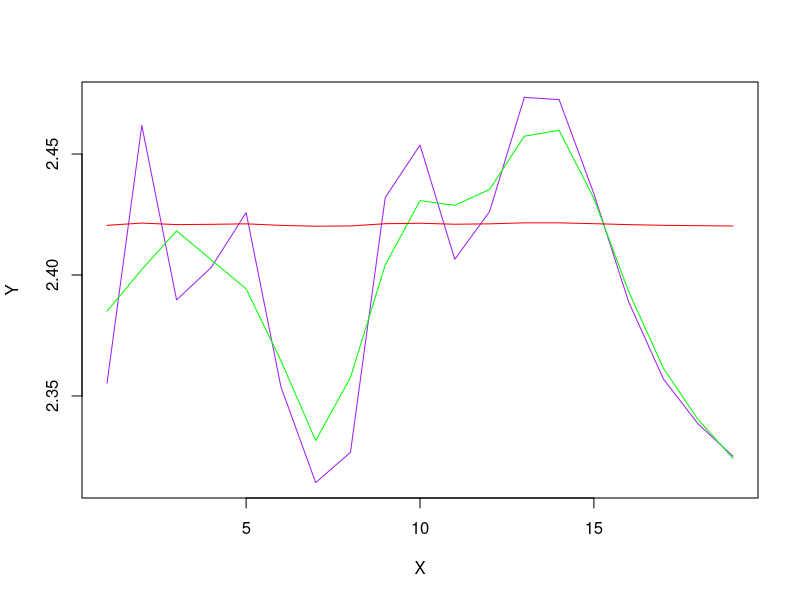

R code for this plot:
#1
dat<-read.table(file="Data.txt", dec=".")
x<-dat[, 1]

#2
#формула средней хронологической моментного ряда
length_x <- length(x)
chrono_moment_series <- sum(x)
chrono_moment_series <- chrono_moment_series - (x[1] / 2)
chrono_moment_series <- chrono_moment_series - (x[length_x] / 2)
chrono_moment_series <- chrono_moment_series / (length_x - 1)

#3 наличие тренда
series_mean <- mean(x)
series_table <- rep(0, length_x*4)
dim(series_table) <- c(length_x, 4)
series_table <- as.data.frame(x)
series_table[1:length_x, 2] <- ifelse(x[1:length_x] < series_mean, 1, 0)
number_of_series<-length(rle(series_table[,2])$lengths)

# при p = 0.95
t = 1.96
# критерий серий
average_number_of_series <- length_x + 1 / 2
number_of_series_sqrt <- sqrt(length_x + 1) / 2
if (number_of_series <= (average_number_of_series + t * number_of_series_sqrt) &
    number_of_series >= (average_number_of_series - t * number_of_series_sqrt)) {
  print("YES")
  } else {
    print("NO")
  }

#4 сглаживание ряда динамики методом трехуровневой прямой
#smoothing_vector <- rep(0, length_x)
#smoothing_vector[1] <- x[1]
for (i in 2:(length_x - 1))
{
  series_table[i, 3] <- ((x[i - 1] + x[i] + x[i + 1]) / 3)
}
series_table[1, 3] <- (5 * x[1] + 2 * x[2] - x[3]) / 6
series_table[length_x, 3] <- (5 * x[length_x] + 2 * x[length_x - 1] - x[length_x - 2]) / 6

# 5-6
a0 <- chrono_moment_series
p = 0
for (i in 1:length_x) 
{
  series_table[i, 4] <- -floor(length_x / 2) + i - 1
}
a1 <- sum(series_table[,2] * series_table[, 4])
a1 <- a1 / sum(series_table[, 4] ^ 2)
series_table[1:length_x, 5]<-a0 + a1 * series_table[1:length_x, 1]
series_table

# 7
plot(series_table[, 1],type="l",main="", col = "purple", xlab="X", ylab="Y")
lines(series_table[, 3], type = "l", col="green")
lines(series_table[, 5], type = "l", col="red")


